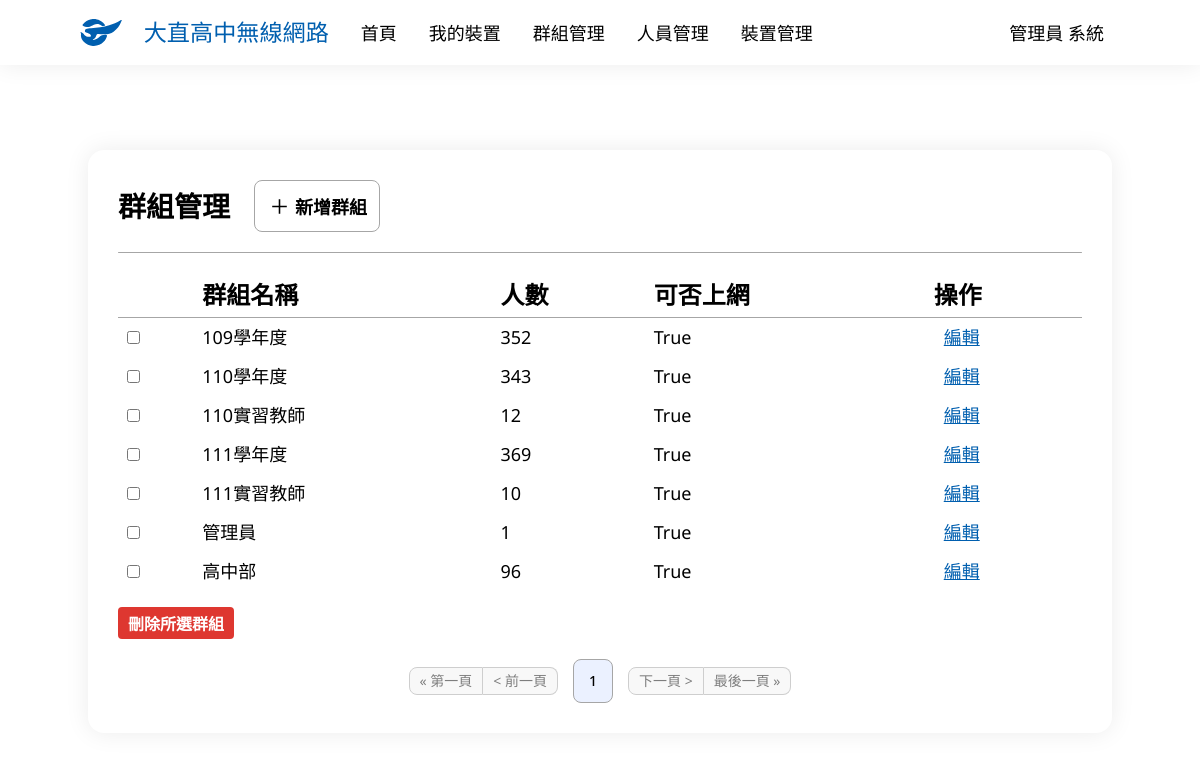
/group/ (signed in), run on the app's committed database.
### main/models.py (models this page shows, shortened)
class UserInfo(models.Model):
    UserData = models.OneToOneField(User, verbose_name='身分', on_delete=models.CASCADE)
    USERTYPES = [
        (0, '管理員'),
        (1, '老師'),
        (2, '學生')
    ]
    UserType = models.IntegerField('使用者類別', choices=USERTYPES)
    Name = models.CharField('姓名', max_length=75)
    StuId = models.IntegerField('學號', default=0)
    Email = models.EmailField('Email', blank=True, null=True)
    GRADES = [
        (0, '無'),
        (7, '七年級'),
        (8, '八年級'),
        (9, '九年級'),
        (1, '高一'),
        (2, '高二'),
        (3, '高三')
    ]
    Grade = models.IntegerField('年級', choices=GRADES, default=0)
    Class = models.IntegerField('班級', default=0)
    SeatNumber = models.IntegerField('座號', default=0)
    Internet = models.BooleanField('可否上網', default=True)
    Note = models.TextField('備註', blank=True, null=True)
    def __str__(self):
        if self.UserType == 0:
            return f'管理員 {self.Name}'
        elif self.UserType == 1:
            return f'教師 {self.Name}'
        else:
            return f'{self.Grade}{self.Class:02d}{self.SeatNumber:02d} {self.Name}'

class Group(models.Model):
    Name = models.CharField('群組名稱', max_length=100)
    UserData = models.ManyToManyField(UserInfo, verbose_name="身分")
    Internet = models.BooleanField('可否上網', default=True)
    Note = models.TextField('備註', blank=True, null=True)

### main/views.py (the view, shortened to what this page needs)
# urls.py: path('group/', GroupManaging.as_view(), name='group_managing'),
class GroupManaging(PermissionRequiredMixin, LoginRequiredMixin, ListView):
    model = Group
    ordering = ['Name']
    paginate_by = 20
    permission_required = ['main.can_assess', 'main.admin']
    def get_context_data(self, **kwargs):
        context = super().get_context_data(**kwargs)
        if self.request.user.is_authenticated:
            context['now_user'] = UserInfo.objects.get(UserData=self.request.user)
        else:
            context['now_user'] = ''
        return context
    context_object_name = 'groups'
    template_name = 'group_managing.html'

### templates/group_managing.html (shortened to what this page needs)
{% extends 'base.html' %}
{% block body %}
<div class="container">
    <div class="head">
        <p class="title">群組管理</p>
        <a href="{% url 'group_create' %}">
            <button class="rect-button button-ani">
                <div class="icon icon-add"></div>
                <p>新增群組</p>
            </button>
        </a>
    </div>
    <div class="hr"></div>
    <form method="post">
        <table>
            <tr>
                <th></th>
                <th>群組名稱</th>
                <th>人數</th>
                <th>可否上網</th>
                <th>操作</th>
            </tr>
            {% for group in groups %}
                <tr>
                    <td>
                        <input type="checkbox" name="selected_objects" value="{{ group.id }}">
                    </td>
                    <td>
                        {{ group.Name }}
                    </td>
                    <td>
                        {{ group.UserData.all.count }}
                    </td>
                    <td>
                        {{ group.Internet }}
                    </td>
                    <td class="function">
                        <a href="{% url 'group_edit' group.id %}">
                            <p class="movement">編輯</p>
                        </a>
                    </td>
                </tr>
            {% endfor %}
        </table>
        <input type="submit" class="primary-button warring-button button-ani mgt16px" value="刪除所選群組">
    </form>
    <div class="pagination">
        {% if page_obj.has_previous %}
            <a class="control" href="?page=1">
                <p>&laquo; 第一頁</p>
            </a>
            <a class="control" href="?page={{ page_obj.previous_page_number }}">
                <p>&lt; 前一頁</p>
            </a>
        {% else %}
            <div class="control disable">
                <p>&laquo; 第一頁</p>
            </div>
            <div class="control disable">
                <p>&lt; 前一頁</p>
            </div>
        {% endif %}
        {% if 0 < page_obj.number|add:"-2"%}
            {% if page_obj.number|add:"3" <= page_obj.paginator.num_pages %}
                {% for page_cnt in page_obj.paginator %}
                    {% if page_obj.number|add:"-2" <= forloop.counter and forloop.counter < page_obj.number|add:"3" %}
                        {% if page_obj.number == forloop.counter %}
                            <a class="page now" href="?page={{forloop.counter}}">
                                <p>{{ forloop.counter }}</p>
                            </a>
                        {% else %}
                            <a class="page" href="?page={{forloop.counter}}">
                                <p>{{ forloop.counter }}</p>
                            </a>
                        {% endif %}
                    {% endif %}
                {% endfor %}
            {% else %}
                {% for page_cnt in page_obj.paginator %}
                    {% if page_obj.paginator.num_pages|add:"-5" < forloop.counter and forloop.counter <= page_obj.paginator.num_pages %}
                        {% if page_obj.number == forloop.counter %}
                            <a class="page now" href="?page={{forloop.counter}}">
                                <p>{{ forloop.counter }}</p>
                            </a>
                        {% else %}
                            <a class="page" href="?page={{forloop.counter}}">
                                <p>{{ forloop.counter }}</p>
                            </a>
                        {% endif %}
                    {% endif %}
                {% endfor %}
            {% endif %}
        {% else %}
            {% for page_cnt in page_obj.paginator %}
                {% if forloop.counter <= 5 %}
                    {% if page_obj.number == forloop.counter %}
                        <a class="page now" href="?page={{forloop.counter}}">
                            <p>{{ forloop.counter }}</p>
                        </a>
                    {% else %}
                        <a class="page" href="?page={{forloop.counter}}">
                            <p>{{ forloop.counter }}</p>
                        </a>
                    {% endif %}
                {% endif %}
            {% endfor %}
        {% endif %}
        {% if page_obj.has_next %}
            <a class="control" href="?page={{ page_obj.next_page_number }}">
                <p>下一頁 &gt;</p>
            </a>
            <a class="control" href="?page={{ page_obj.paginator.num_pages }}">
                <p>最後一頁 &raquo;</p>
            </a>
        {% else %}
            <div class="control disable">
                <p>下一頁 &gt;</p>
            </div>
            <div class="control disable">
                <p>最後一頁 &raquo;</p>
            </div>
        {% endif %}
    </div>
</div>
{% endblock body %}

### templates/base.html (shortened to what this page needs)
{% load static %}
<!DOCTYPE html>
<html lang="zh-Hant-TW">
<head>
    <link rel="stylesheet" href="{% static 'css/style.css' %}">
</head>
<body>
    <nav>
        <ul class="navbar">
            <a href="{% url 'homepage' %}">
                <li>
                    <div class="logo">
                        <div></div>
                        <p>大直高中無線網路</p>
                    </div>
                </li>
            </a>
            <a href="{% url 'homepage' %}" class="nav-ani">
                <li>
                    <p id="homepage-button">首頁</p>
                </li>
            </a>
            {% if user.is_authenticated %}
                <a href="{% url 'device_managing' %}" class="nav-ani">
                    <li>
                        <p>我的裝置</p>
                    </li>
                </a>
                {% if perms.main.admin %}
                    <a href="{% url 'group_managing' %}" class="nav-ani">
                        <li>
                            <p>群組管理</p>
                        </li>
                    </a>
                    <a href="{% url 'user_managing' %}" class="nav-ani">
                        <li>
                            <p>人員管理</p>
                        </li>
                    </a>
                    <a href="{% url 'manage' %}" class="nav-ani">
                        <li>
                            <p>裝置管理</p>
                        </li>
                    </a>
                {% endif %}
                <li class="dropdown">
                    <a class="nav-ani">{{ now_user }}</a>
                </li>
            {% endif %}
        </ul>
    </nav>
    <div class="content">
        <div class="main">
            {% block body %}{% endblock body %}
        </div>
    </div>
</body>
</html>

### data on the page
UserInfo: UserType+Name "管理員 系統"
Group: Name "109學年度", UserData.all.count "352", Internet "True"
Group: Name "110學年度", UserData.all.count "343", Internet "True"
Group: Name "110實習教師", UserData.all.count "12", Internet "True"
Group: Name "111學年度", UserData.all.count "369", Internet "True"
Group: Name "111實習教師", UserData.all.count "10", Internet "True"
Group: Name "管理員", UserData.all.count "1", Internet "True"
Group: Name "高中部", UserData.all.count "96", Internet "True"
